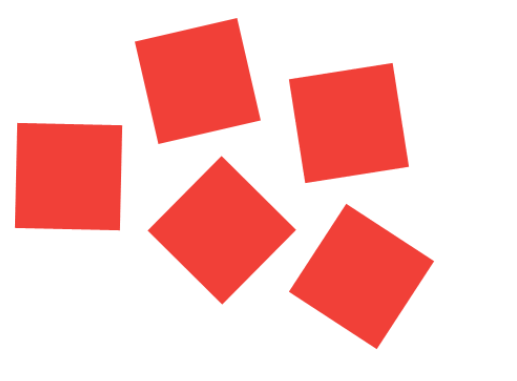
#> input picture cube.png, 517 x 381 px
$ jupyter execute Untitled.ipynb
#> lines starting #> are read from the running program, lines starting #| are printed output that depends on the picture; after the words box and inside, x2 and y2 are one past the last pixel; in counts of white or black regions, pixels touching at a corner belong together
[cell 1]
import numpy as np
from PIL import Image
import math
#  pip install Pillow

img = np.asarray(Image.open('cube.png').convert('RGB'))

[cell 2]
import cv2

[cell 3]
image = cv2.imread('cube.png')
# Setting parameter values
t_lower = 50  # Lower Threshold
t_upper = 150  # Upper threshold

# Applying the Canny Edge filter
edge = cv2.Canny(image, t_lower, t_upper)
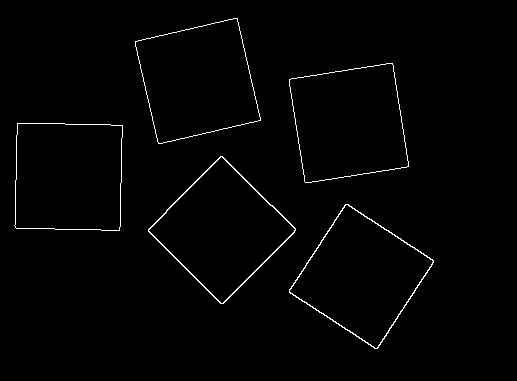
#> edge: shape (381, 517); 1.2% white in thin lines or dots, all inside (x1, y1, x2, y2) = (14, 18, 434, 349)
cv2.imwrite('cube1.png', edge)
type(edge)

[cell 4]
from IPython.display import Image
Image('cube1.png', width=320, height=240)

[cell 5]
def NullArray(arr):
    for row in arr:
        for i in row:
            if i > 100:
                return True
    return False

[cell 6]
def houghLine(original, accuracy):
#> called with accuracy = 0.01
    bin = cv2.Canny(original, 50, 150)
    RMax = math.ceil(math.sqrt((original.shape[0]* original.shape[0] + original.shape[1] * original.shape[1])))
#> RMax = 643


    # картинка для хранения фазового пространства Хафа (r, f)
    # 0 < r < RMax
    # 0 < f < 2*PI
    phase = [[0] * 180] * RMax
    theta = 0

    # пробегаемся по пикселям изображения контуров
    for x in range(bin.shape[1]):
        for y in range(bin.shape[0]):

            if bin[y,x] > 0:
                for f in range(180):
                    for r in range(RMax):
                        theta = f * math.pi / 180.0
                        # Если решение уравнения достаточно хорошее (точность больше заданой)
                        if math.fabs(((y) * math.sin(theta) + (x) * math.cos(theta)) - r) < accuracy:
                            phase[r][f] += 1

    while NullArray(phase):
        # Выбираем точку фазового пространства которая набрала наибольшее число попаданий
        MaxPhaseValue, Theta, R = 0, 0, 0
        for f in range(180):
            for r in range(RMax):
                if phase[r][f] > MaxPhaseValue:
                    MaxPhaseValue,Theta, R = phase[r][f], f, r

        # Рисуем линию по точкам для  R, Teta которые получили в результате преобразования
        Th = Theta * math.pi / 180.0;
        for x in range(bin.shape[1]):
            for y in range(bin.shape[0]):
                if bin[y,x] > 0 and math.fabs(((y) * math.sin(Th) + (x) * math.cos(Th)) - R) < accuracy:
                    original[y,x,0] = 0
                    original[y,x,1] = 0
                    original[y,x,2] = 0
        print(phase[R][ Theta])

        phase[R][ Theta] = 0


    return original
